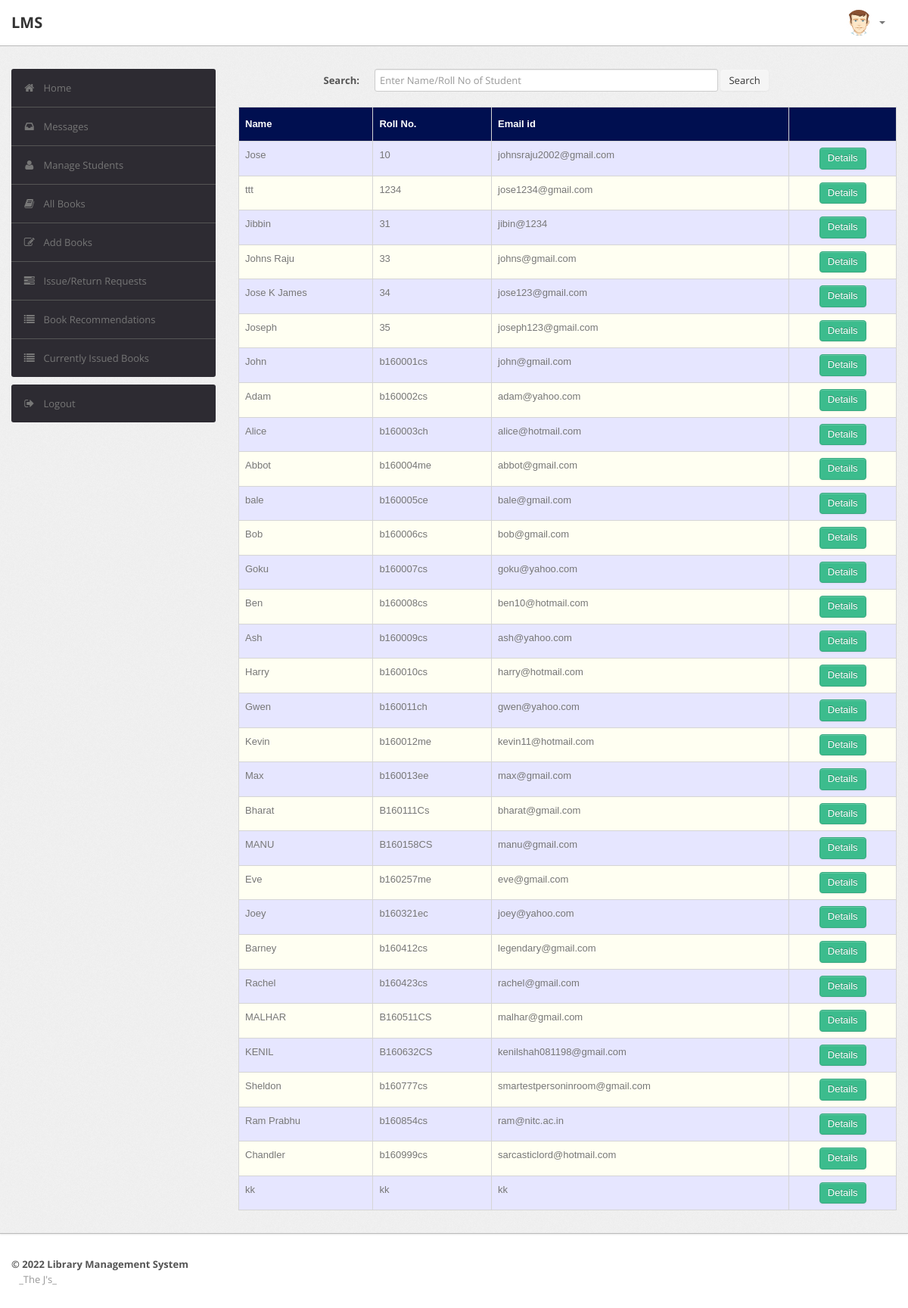
The page /admin/student.php (signed in) on the database as committed earlier.
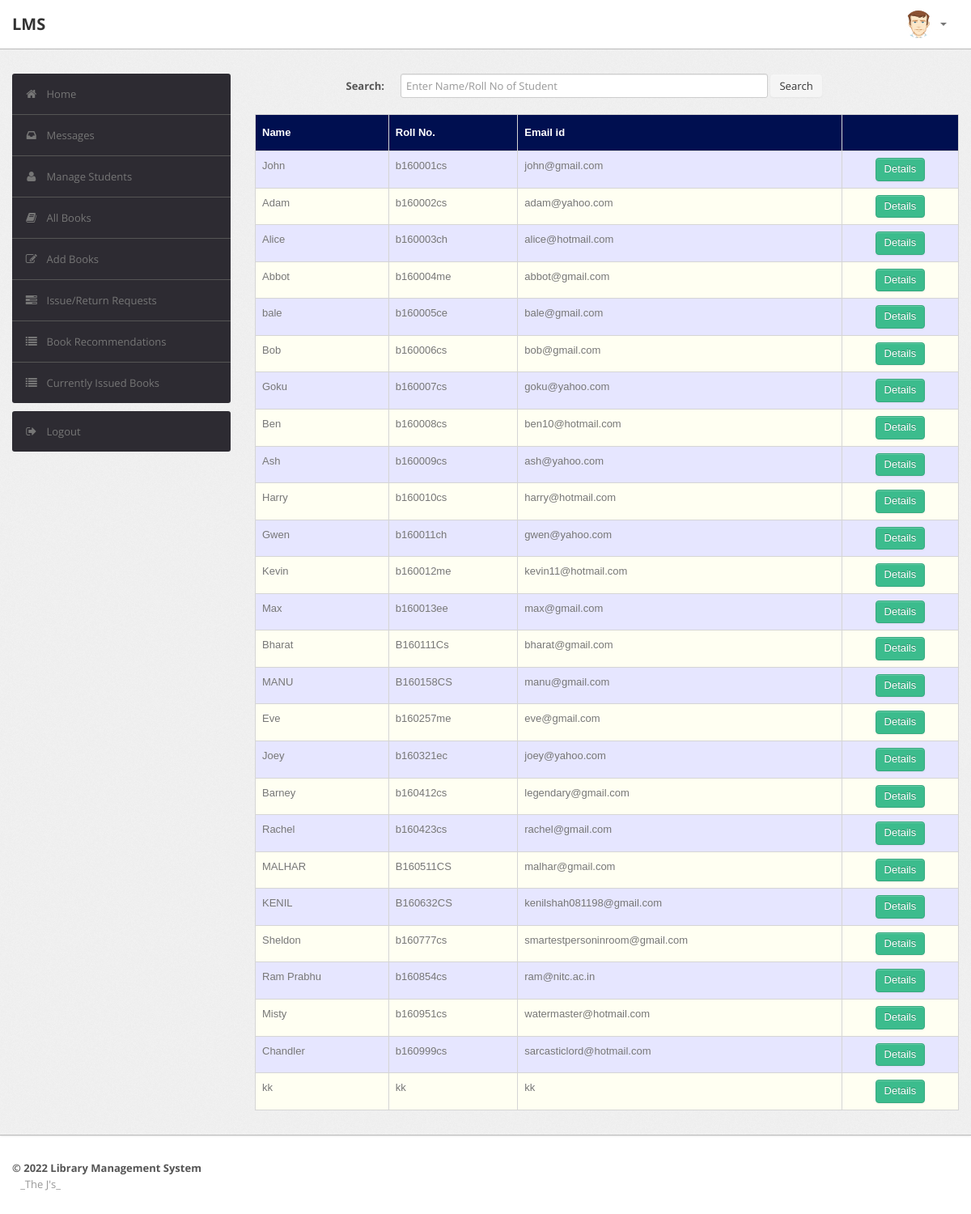
The same page on the database as committed later.
### tables this page shows
CREATE TABLE `user` (
  `RollNo` varchar(50) NOT NULL,
  `Name` varchar(50) DEFAULT NULL,
  `Type` varchar(50) DEFAULT NULL,
  `Category` varchar(50) DEFAULT NULL,
  `EmailId` varchar(50) DEFAULT NULL,
  `MobNo` bigint(11) DEFAULT NULL,
  `Password` varchar(50) DEFAULT NULL
);

### admin/student.php (the view, shortened to what this page needs)
<?php
require('dbconn.php');
?>
<?php
if ($_SESSION['RollNo']) {
    ?>
<!DOCTYPE html>
<html lang="en">
    <head>
        <link type="text/css" href="bootstrap/css/bootstrap.min.css" rel="stylesheet">
        <link type="text/css" href="bootstrap/css/bootstrap-responsive.min.css" rel="stylesheet">
        <link type="text/css" href="css/theme.css" rel="stylesheet">
        <link type="text/css" href="images/icons/css/font-awesome.css" rel="stylesheet">
    </head>
    <body>
        <div class="navbar navbar-fixed-top">
            <div class="navbar-inner">
                <div class="container">
                        <a class="brand" href="index.php">LMS </a>
                    <div class="nav-collapse collapse navbar-inverse-collapse">
                        <ul class="nav pull-right">
                            <li class="nav-user dropdown"><a href="#" class="dropdown-toggle" data-toggle="dropdown">
                                <img src="images/user.png" class="nav-avatar" />
                                <b class="caret"></b></a>
                            </li>
                        </ul>
                    </div>
                </div>
            </div>
        </div>
        <div class="wrapper">
            <div class="container">
                <div class="row">
                    <div class="span3">
                        <div class="sidebar">
                            <ul class="widget widget-menu unstyled">
                                <li class="active"><a href="index.php"><i class="menu-icon icon-home"></i>Home
                                </a></li>
                                 <li><a href="message.php"><i class="menu-icon icon-inbox"></i>Messages</a>
                                </li>
                                <li><a href="student.php"><i class="menu-icon icon-user"></i>Manage Students </a>
                                </li>
                                <li><a href="book.php"><i class="menu-icon icon-book"></i>All Books </a></li>
                                <li><a href="addbook.php"><i class="menu-icon icon-edit"></i>Add Books </a></li>
                                <li><a href="requests.php"><i class="menu-icon icon-tasks"></i>Issue/Return Requests </a></li>
                                <li><a href="recommendations.php"><i class="menu-icon icon-list"></i>Book Recommendations </a></li>
                                <li><a href="current.php"><i class="menu-icon icon-list"></i>Currently Issued Books </a></li>
                            </ul>
                            <ul class="widget widget-menu unstyled">
                                <li><a href="logout.php"><i class="menu-icon icon-signout"></i>Logout </a></li>
                            </ul>
                        </div>
                    </div>
                    <div class="span9">
                        <form class="form-horizontal row-fluid" action="student.php" method="post">
                                        <div class="control-group">
                                            <label class="control-label" for="Search"><b>Search:</b></label>
                                            <div class="controls">
                                                <input type="text" id="title" name="title" placeholder="Enter Name/Roll No of Student" class="span8" required>
                                                <button type="submit" name="submit"class="btn">Search</button>
                                            </div>
                                        </div>
                                    </form>
                                    <br>
                                    <?php
                                    if(isset($_POST['submit']))
                                        {$s=$_POST['title'];
                                            $sql="select * from LMS.user where (RollNo='$s' or Name like '%$s%') and RollNo<>'ADMIN'";
                                        }
                                    else
                                        $sql="select * from LMS.user where RollNo<>'ADMIN'";
                                    $result=$conn->query($sql);
                                    $rowcount=mysqli_num_rows($result);
                                    if(!($rowcount))
                                        echo "<br><center><h2><b><i>No Results</i></b></h2></center>";
                                    else
                                    {
                                    ?>
                        <table class="table" id = "tables">
                                  <thead>
                                    <tr>
                                      <th>Name</th>
                                      <th>Roll No.</th>
                                      <th>Email id</th>
                                      <th></th>
                                    </tr>
                                  </thead>
                                  <tbody>
                    <?php
                            while($row=$result->fetch_assoc())
                            {
                                $email=$row['EmailId'];
                                $name=$row['Name'];
                                $rollno=$row['RollNo'];
                            ?>
                                    <tr>
                                      <td><?php echo $name ?></td>
                                      <td><?php echo $rollno ?></td>
                                      <td><?php echo $email ?></td>
                                        <td>
                                        <center>
                                            <a href="studentdetails.php?id=<?php echo $rollno; ?>" class="btn btn-success">Details</a>
                                      </center>
                                        </td>
                                    </tr>
                            <?php }} ?>
                                  </tbody>
                                </table>
                            </div>
                </div>
            </div>
        </div>
<div class="footer">
            <div class="container">
                <b class="copyleft">&copy; 2022 Library Management System </b> <br>&nbsp;&nbsp; _The J's_
            </div>
        </div>
    </body>
</html>
<?php }
else {
    echo "<script type='text/javascript'>alert('Access Denied!!!')</script>";
} ?>

### admin/css/theme.css (style rules this page uses)
#tables { font-family: "Trebuchet MS", Arial, Helvetica, sans-serif; border-collapse: collapse; width: 100%; }
#tables td, #tables th { border: 1px solid #ddd; padding: 8px; }
#tables tr:nth-child(even) { background-color: #fffff2; }
#tables tr:nth-child(odd) { background-color: #e6e6ff; }
#tables th { padding-top: 12px; padding-bottom: 12px; text-align: left; background-color: #000F50; color: white; }
body { font-size: 13px; font-family: 'Open Sans', Arial, sans-serif; background: #fff; color: #777 }
strong, b { color: #555 }
.wrapper { background: url(../images/bg.png) #eee; border-bottom: 1px solid #bbb; -webkit-box-shadow: 0 1px 2px rgba(0,0,0,0.1); -moz-box-shadow: 0 1px 2px rgba(0,0,0,0.1); box-shadow: 0 1px 2px rgba(0,0,0,0.1); padding: 30px 0 }
.footer { color: #999; padding: 30px 0 60px }
form { margin: 0 }
select, textarea, input[type="text"], input[type="password"], input[type="datetime"], input[type="datetime-local"], input[type="date"], input[type="month"], input[type="time"], input[type="week"], input[type="number"], input[type="email"], input[type="url"], input[type="search"], input[type="tel"], input[type="color"], .uneditable-input, label, input, button, select, textarea { -webkit-border-radius: 3px; -moz-border-radius: 3px; border-radius: 3px; font-size: 13px; font-family: 'Open Sans', Tahoma, Arial, sans-serif }
body [class^="icon-"], body [class*=" icon-"] { font-size: 14px; line-height: 20px; height: 20px }
.form-horizontal .control-group, .form-vertical .control-group { margin-bottom: 0 }
.navbar { position: static!important; margin: 0!important }
.navbar .navbar-inner { background: #fff; border-bottom: 1px solid #bbb; -webkit-box-shadow: 0 1px 2px rgba(0,0,0,0.15); -moz-box-shadow: 0 1px 2px rgba(0,0,0,0.15); box-shadow: 0 1px 2px rgba(0,0,0,0.15) }
.navbar .brand { color: #333; font-weight: bold; font-size: 20px; margin-right: 20px; padding: 20px }
.navbar .nav>li>a { padding: 20px 15px; font-weight: bold; color: #777 }
.nav-user>a { height: 20px }
.nav-avatar { width: 34px; height: 34px; margin: -7px 5px 0 0; -webkit-border-radius: 50%; -moz-border-radius: 50%; border-radius: 50% }
.btn, .btn-box { -webkit-border-radius: 3px; -moz-border-radius: 3px; border-radius: 3px }
.btn { font-size: 13px; font-weight: 600 }
.btn { display: inline-block; margin-bottom: 0; font-weight: 400; text-align: center; vertical-align: middle; cursor: pointer; background-image: none; border: 1px solid transparent; white-space: nowrap; padding: 4px 10px; font-size: 13px; line-height: 1.42857; border-radius: 4px; -webkit-user-select: none; -moz-user-select: none; -ms-user-select: none; user-select: none }
.btn-success { color: #fff; background-color: #3cbc8d; border-color: #36a97f }
.table { margin-bottom: 0 }
.table th, .table td { border-color: #d5d5d5!important }
.widget-menu { background: #fff; -webkit-border-radius: 3px; -moz-border-radius: 3px; border-radius: 3px; overflow: hidden }
.widget-menu a { color: #555; display: block; line-height: 20px; padding: 15px; text-decoration: none!important }
.widget-menu .menu-icon { margin-right: 10px; color: #767676; -webkit-transition: all .2s ease-in-out; -moz-transition: all .2s ease-in-out; transition: all .2s ease-in-out; }
.widget-menu>li+li { border-top: 1px solid #555 }
.widget-menu>li>a { background-color: #2d2b32; color: #767676; -webkit-transition: all .2s ease-in-out; -moz-transition: all .2s ease-in-out; transition: all .2s ease-in-out; }

Rows that differ between the two databases and show on the page:
removed user: Name "Jose", RollNo "10", EmailId "johnsraju2002@gmail.com"
removed user: Name "ttt", RollNo "1234", EmailId "jose1234@gmail.com"
removed user: Name "Jibbin", RollNo "31", EmailId "jibin@1234"
removed user: Name "Johns Raju", RollNo "33", EmailId "johns@gmail.com"
removed user: Name "Jose K James", RollNo "34", EmailId "jose123@gmail.com"
removed user: Name "Joseph", RollNo "35", EmailId "joseph123@gmail.com"
added user: Name "Misty", RollNo "b160951cs", EmailId "watermaster@hotmail.com"
